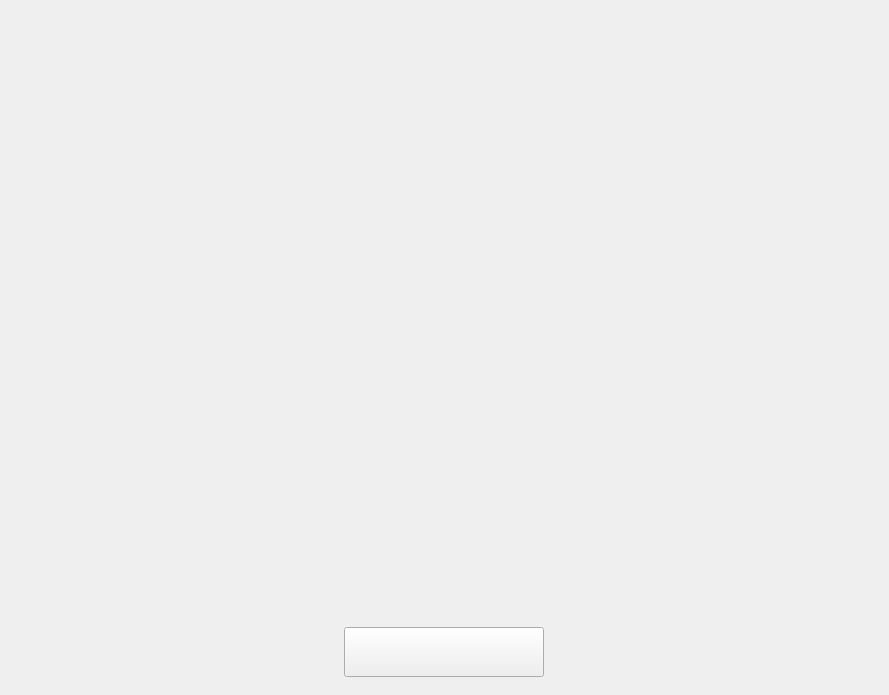
<?xml version="1.0" encoding="UTF-8"?>
<ui version="4.0">
 <class>MainWindow</class>
 <widget class="QMainWindow" name="MainWindow">
  <property name="geometry">
   <rect>
    <x>0</x>
    <y>0</y>
    <width>889</width>
    <height>695</height>
   </rect>
  </property>
  <property name="windowTitle">
   <string>MainWindow</string>
  </property>
  <property name="styleSheet">
   <string notr="true">border-image: url(:/Horus Main Page/startscreen.jpg);</string>
  </property>
  <widget class="QWidget" name="centralwidget">
   <layout class="QGridLayout" name="gridLayout">
    <item row="0" column="0">
     <widget class="QStackedWidget" name="stackedWidget">
      <property name="styleSheet">
       <string notr="true">border-image: url(:/Horus Main Page/startscreen.jpg);</string>
      </property>
      <property name="currentIndex">
       <number>0</number>
      </property>
      <widget class="QWidget" name="startPage">
       <layout class="QGridLayout" name="gridLayout_2">
        <item row="0" column="0">
         <layout class="QVBoxLayout" name="verticalLayout">
          <property name="spacing">
           <number>0</number>
          </property>
          <item alignment="Qt::AlignHCenter|Qt::AlignTop">
           <widget class="QLabel" name="logo0">
            <property name="minimumSize">
             <size>
              <width>300</width>
              <height>150</height>
             </size>
            </property>
            <property name="styleSheet">
             <string notr="true">border-image: url(:/Horus Main Page/Horus.png);</string>
            </property>
            <property name="text">
             <string/>
            </property>
           </widget>
          </item>
          <item alignment="Qt::AlignHCenter|Qt::AlignTop">
           <widget class="QLabel" name="name0">
            <property name="minimumSize">
             <size>
              <width>300</width>
              <height>75</height>
             </size>
            </property>
            <property name="styleSheet">
             <string notr="true">border-image: url(:/Horus Main Page/HorusName.png);</string>
            </property>
            <property name="text">
             <string/>
            </property>
           </widget>
          </item>
         </layout>
        </item>
        <item row="1" column="0">
         <layout class="QVBoxLayout" name="verticalLayout_2">
          <property name="spacing">
           <number>0</number>
          </property>
          <item alignment="Qt::AlignHCenter|Qt::AlignBottom">
           <widget class="QPushButton" name="start_btn">
            <property name="minimumSize">
             <size>
              <width>200</width>
              <height>50</height>
             </size>
            </property>
            <property name="styleSheet">
             <string notr="true">border-image: url(:/Horus Main Page/start.png);</string>
            </property>
            <property name="text">
             <string/>
            </property>
            <property name="checkable">
             <bool>false</bool>
            </property>
            <property name="checked">
             <bool>false</bool>
            </property>
            <property name="autoDefault">
             <bool>false</bool>
            </property>
           </widget>
          </item>
         </layout>
        </item>
       </layout>
      </widget>
      <widget class="QWidget" name="page_2">
       <layout class="QGridLayout" name="gridLayout_3">
        <item row="3" column="0">
         <layout class="QVBoxLayout" name="verticalLayout_7">
          <item alignment="Qt::AlignHCenter|Qt::AlignVCenter">
           <widget class="QPushButton" name="crowd_control_btn">
            <property name="minimumSize">
             <size>
              <width>300</width>
              <height>40</height>
             </size>
            </property>
            <property name="styleSheet">
             <string notr="true">border-image: url(:/Horus Main Page/crowdcontrol.png);</string>
            </property>
            <property name="text">
             <string/>
            </property>
           </widget>
          </item>
         </layout>
        </item>
        <item row="2" column="0">
         <layout class="QVBoxLayout" name="verticalLayout_6">
          <item alignment="Qt::AlignHCenter|Qt::AlignVCenter">
           <widget class="QPushButton" name="single_user_btn">
            <property name="minimumSize">
             <size>
              <width>300</width>
              <height>50</height>
             </size>
            </property>
            <property name="styleSheet">
             <string notr="true">border-image: url(:/Horus Main Page/singleuser.png);</string>
            </property>
            <property name="text">
             <string/>
            </property>
           </widget>
          </item>
         </layout>
        </item>
        <item row="4" column="0">
         <layout class="QVBoxLayout" name="verticalLayout_8">
          <item alignment="Qt::AlignHCenter|Qt::AlignVCenter">
           <widget class="QPushButton" name="deception_det_btn">
            <property name="minimumSize">
             <size>
              <width>400</width>
              <height>50</height>
             </size>
            </property>
            <property name="styleSheet">
             <string notr="true">border-image: url(:/Horus Main Page/deceptiondetection.png);</string>
            </property>
            <property name="text">
             <string/>
            </property>
           </widget>
          </item>
         </layout>
        </item>
        <item row="6" column="0">
         <layout class="QVBoxLayout" name="verticalLayout_11">
          <item alignment="Qt::AlignHCenter|Qt::AlignVCenter">
           <widget class="QPushButton" name="screen_cap_btn">
            <property name="minimumSize">
             <size>
              <width>350</width>
              <height>35</height>
             </size>
            </property>
            <property name="styleSheet">
             <string notr="true">border-image: url(:/Horus Main Page/screencaptıure.png);</string>
            </property>
            <property name="text">
             <string/>
            </property>
           </widget>
          </item>
         </layout>
        </item>
        <item row="5" column="0">
         <layout class="QVBoxLayout" name="verticalLayout_10">
          <item alignment="Qt::AlignHCenter|Qt::AlignVCenter">
           <widget class="QPushButton" name="pushButton_3">
            <property name="minimumSize">
             <size>
              <width>400</width>
              <height>40</height>
             </size>
            </property>
            <property name="styleSheet">
             <string notr="true">border-image: url(:/Horus Main Page/lastanalyses.png);</string>
            </property>
            <property name="text">
             <string/>
            </property>
           </widget>
          </item>
         </layout>
        </item>
        <item row="0" column="0">
         <layout class="QVBoxLayout" name="verticalLayout_3">
          <property name="spacing">
           <number>0</number>
          </property>
          <item alignment="Qt::AlignHCenter|Qt::AlignVCenter">
           <widget class="QLabel" name="logo1">
            <property name="minimumSize">
             <size>
              <width>200</width>
              <height>100</height>
             </size>
            </property>
            <property name="styleSheet">
             <string notr="true">border-image: url(:/Horus Main Page/Horus.png);</string>
            </property>
            <property name="text">
             <string/>
            </property>
           </widget>
          </item>
         </layout>
        </item>
        <item row="1" column="0">
         <layout class="QVBoxLayout" name="verticalLayout_4">
          <item alignment="Qt::AlignHCenter|Qt::AlignVCenter">
           <widget class="QLabel" name="name1">
            <property name="minimumSize">
             <size>
              <width>400</width>
              <height>50</height>
             </size>
            </property>
            <property name="styleSheet">
             <string notr="true">border-image: url(:/Horus Main Page/choosemode.png);</string>
            </property>
            <property name="text">
             <string/>
            </property>
           </widget>
          </item>
         </layout>
        </item>
       </layout>
      </widget>
      <widget class="QWidget" name="page_3"/>
     </widget>
    </item>
   </layout>
  </widget>
 </widget>
 <resources>
  <include location="ui_img/startscreen.qrc"/>
 </resources>
 <connections/>
</ui>
